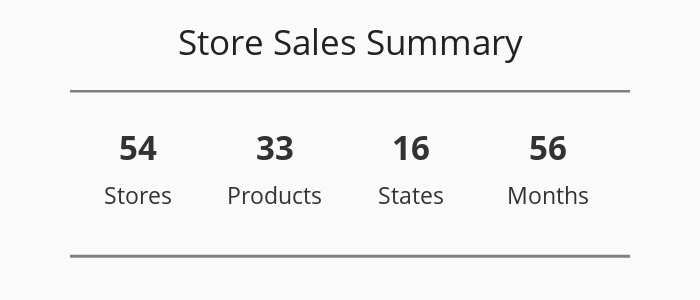

Notebook cell for this chart:
### Code cell
fig=go.Figure()
fig.add_trace(go.Scatter(
    x=[0, 1, 2, 3],
    y=[1.6, 1.6, 1.6, 1.6],
    mode="text", 
    text=["<span style='font-size:33px'><b>54</b></span>", 
          "<span style='font-size:33px'><b>33</b></span>",
          "<span style='font-size:33px'><b>16</b></span>",
          "<span style='font-size:33px'><b>56</b></span>"],
    textposition="bottom center"
))
fig.add_trace(go.Scatter(
    x=[0, 1, 2, 3],
    y=[1.1, 1.1, 1.1, 1.1],
    mode="text", 
    text=["Stores", "Products", "States", "Months"],
    textposition="bottom center"
))
fig.add_hline(y=2.2, line_width=5, line_color='gray')
fig.add_hline(y=0.3, line_width=3, line_color='gray')
fig.update_yaxes(visible=False)
fig.update_xaxes(visible=False)
fig.update_layout(showlegend=False, height=300, width=700, 
                  title='Store Sales Summary', title_x=0.5, title_y=0.9,
                  xaxis_range=[-0.5,3.6], yaxis_range=[-0.2,2.2],
                  plot_bgcolor='#fafafa', paper_bgcolor='#fafafa',
                  font=dict(size=23, color='#323232'),
                  title_font=dict(size=35, color='#222'),
                  margin=dict(t=90,l=70,b=0,r=70), 
    )

### Figure 1 — Plotly figure (JSON) as saved in the notebook; plotly's stock layout.template omitted (floating-point values rounded to 4 significant figures)
{"data": [{"mode": "text", "text": ["<span style='font-size:33px'><b>54</b></span>", "<span style='font-size:33px'><b>33</b></span>", "<span style='font-size:33px'><b>16</b></span>", "<span style='font-size:33px'><b>56</b></span>"], "textposition": "bottom center", "type": "scatter", "x": [0, 1, 2, 3], "y": [1.6, 1.6, 1.6, 1.6]}, {"mode": "text", "text": ["Stores", "Products", "States", "Months"], "textposition": "bottom center", "type": "scatter", "x": [0, 1, 2, 3], "y": [1.1, 1.1, 1.1, 1.1]}], "layout": {"font": {"color": "#323232", "size": 23}, "height": 300, "margin": {"b": 0, "l": 70, "r": 70, "t": 90}, "paper_bgcolor": "#fafafa", "plot_bgcolor": "#fafafa", "shapes": [{"line": {"color": "gray", "width": 5}, "type": "line", "x0": 0, "x1": 1, "xref": "x domain", "y0": 2.2, "y1": 2.2, "yref": "y"}, {"line": {"color": "gray", "width": 3}, "type": "line", "x0": 0, "x1": 1, "xref": "x domain", "y0": 0.3, "y1": 0.3, "yref": "y"}], "showlegend": false, "title": {"font": {"color": "#222", "size": 35}, "text": "Store Sales Summary", "x": 0.5, "y": 0.9}, "width": 700, "xaxis": {"range": [-0.5, 3.6], "visible": false}, "yaxis": {"range": [-0.2, 2.2], "visible": false}}}
